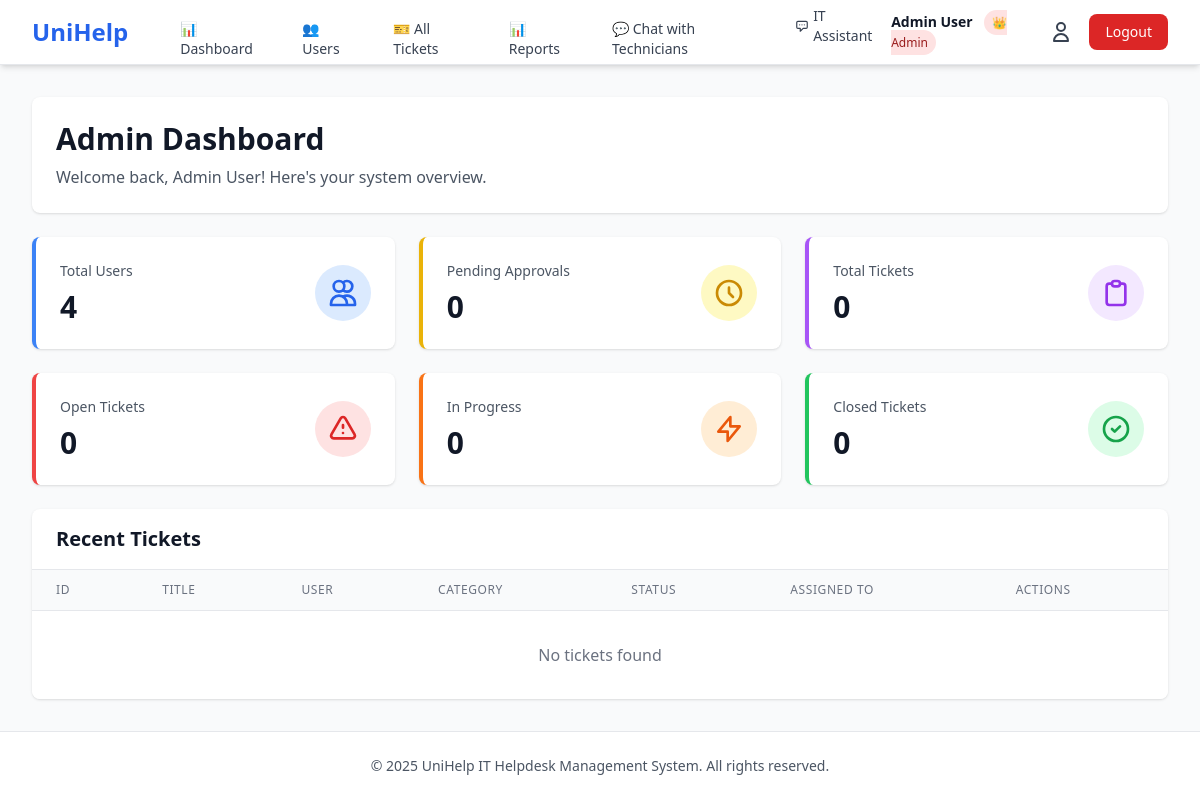
The app's page /admin/dashboard (signed in), older data.
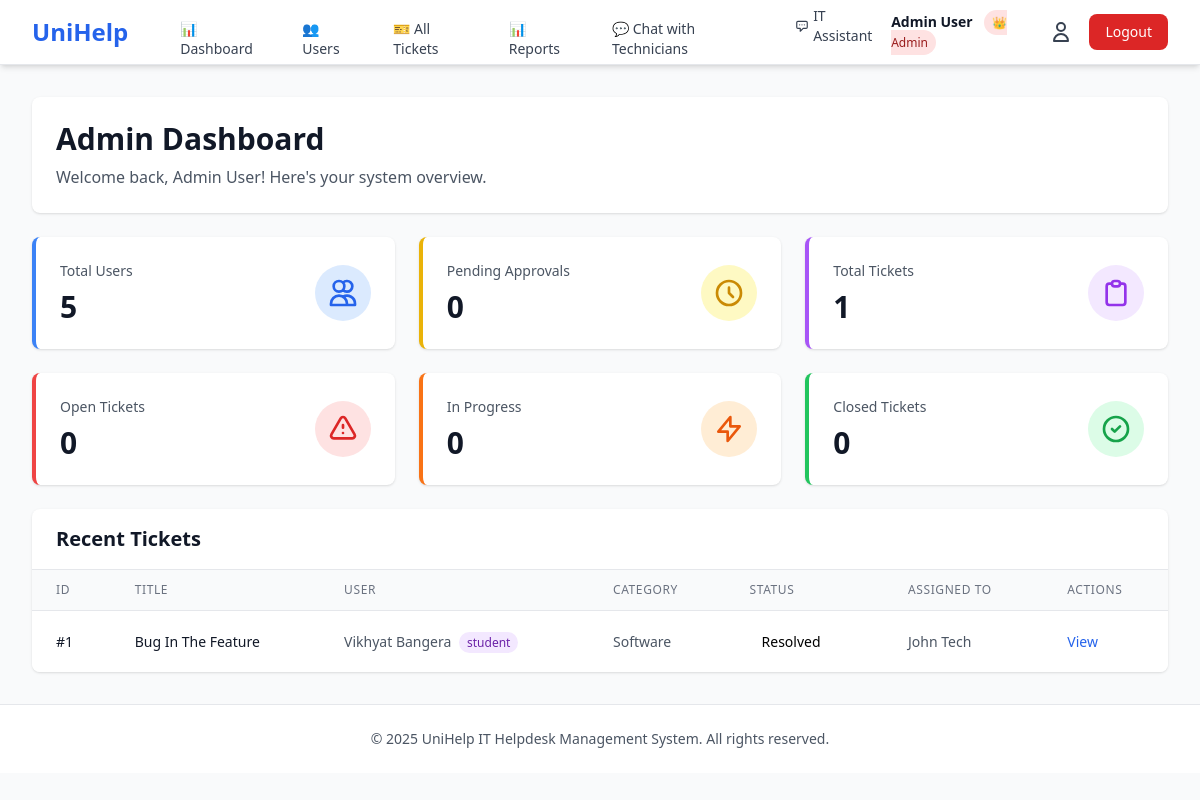
The same page, newer data.
### tables this page shows
CREATE TABLE ticket (
            ticketid INTEGER PRIMARY KEY AUTOINCREMENT,
            title VARCHAR(200) NOT NULL,
            description TEXT NOT NULL,
            category VARCHAR(50) NOT NULL,
            priority VARCHAR(20) DEFAULT 'Medium' CHECK(priority IN ('Low', 'Medium', 'High', 'Urgent')),
            status VARCHAR(30) DEFAULT 'Open' CHECK(status IN ('Open', 'In Progress', 'Pending', 'Resolved', 'Closed', 'Reopened')),
            filepath VARCHAR(255),
            createdat TIMESTAMP DEFAULT CURRENT_TIMESTAMP,
            updatedat TIMESTAMP DEFAULT CURRENT_TIMESTAMP,
            resolvedat TIMESTAMP,
            userid INTEGER NOT NULL,
            assignedto INTEGER,
            resolvedby INTEGER,
            time_spent_hours REAL DEFAULT 0,
            resolution_notes TEXT,
            satisfaction_rating INTEGER CHECK(satisfaction_rating >= 1 AND satisfaction_rating <= 5),
            FOREIGN KEY (userid) REFERENCES user(userid) ON DELETE CASCADE,
            FOREIGN KEY (assignedto) REFERENCES user(userid) ON DELETE SET NULL,
            FOREIGN KEY (resolvedby) REFERENCES user(userid) ON DELETE SET NULL
        );

CREATE TABLE user (
            userid INTEGER PRIMARY KEY AUTOINCREMENT,
            name VARCHAR(100) NOT NULL,
            email VARCHAR(100) UNIQUE NOT NULL,
            passwordhash VARCHAR(255) NOT NULL,
            role VARCHAR(20) NOT NULL CHECK(role IN ('admin', 'staff', 'technician', 'student')),
            isapproved BOOLEAN DEFAULT 0,
            created_at TIMESTAMP DEFAULT CURRENT_TIMESTAMP
        );

### app.py (the view)
@app.route('/admin/dashboard')
@login_required
@role_required(['admin'])
def admin_dashboard():
    conn = get_db_connection()
    total_users = conn.execute('SELECT COUNT(*) as count FROM user').fetchone()['count']
    pending_approvals = conn.execute('SELECT COUNT(*) as count FROM user WHERE isapproved = 0').fetchone()['count']
    total_tickets = conn.execute('SELECT COUNT(*) as count FROM ticket').fetchone()['count']
    open_tickets = conn.execute('SELECT COUNT(*) as count FROM ticket WHERE status = "Open"').fetchone()['count']
    in_progress = conn.execute('SELECT COUNT(*) as count FROM ticket WHERE status = "In Progress"').fetchone()['count']
    closed_tickets = conn.execute('SELECT COUNT(*) as count FROM ticket WHERE status = "Closed"').fetchone()['count']
    recent_tickets = conn.execute('''
        SELECT t.*, u.name as user_name, u.role as user_role, tech.name as technician_name
        FROM ticket t
        JOIN user u ON t.userid = u.userid
        LEFT JOIN user tech ON t.assignedto = tech.userid
        ORDER BY t.createdat DESC
        LIMIT 10
    ''').fetchall()
    conn.close()
    stats = {
        'total_users': total_users,
        'pending_approvals': pending_approvals,
        'total_tickets': total_tickets,
        'open_tickets': open_tickets,
        'in_progress': in_progress,
        'closed_tickets': closed_tickets
    }
    return render_template('admin/dashboard.html', stats=stats, recent_tickets=recent_tickets)

### app.py (called while the page is built)
def get_db_connection():
    conn = sqlite3.connect('unihelp.db')
    conn.row_factory = sqlite3.Row
    return conn

def login_required(f):
    @wraps(f)
    def decorated_function(*args, **kwargs):
        if 'user_id' not in session:
            flash('Please log in to access this page', 'error')
            return redirect(url_for('login'))
        return f(*args, **kwargs)
    return decorated_function

def role_required(roles):
    def decorator(f):
        @wraps(f)
        def decorated_function(*args, **kwargs):
            if 'role' not in session or session['role'] not in roles:
                flash('Access denied. Insufficient permissions.', 'error')
                return redirect(url_for('dashboard'))
            return f(*args, **kwargs)
        return decorated_function
    return decorator

### templates/admin/dashboard.html (shortened to what the changed rows need)
{% extends "base.html" %}
{% block content %}
<div class="space-y-6">
    <div class="bg-white rounded-lg shadow p-6">
        <h1 class="text-3xl font-bold text-gray-900">Admin Dashboard</h1>
    </div>
    <div class="grid grid-cols-1 md:grid-cols-2 lg:grid-cols-3 gap-6">
        <div class="bg-white rounded-lg shadow p-6 border-l-4 border-blue-500">
            <div class="flex items-center justify-between">
                <div>
                    <p class="text-sm font-medium text-gray-600">Total Users</p>
                    <p class="text-3xl font-bold text-gray-900 mt-2">{{ stats.total_users }}</p>
                </div>
            </div>
        </div>
        <div class="bg-white rounded-lg shadow p-6 border-l-4 border-purple-500">
            <div class="flex items-center justify-between">
                <div>
                    <p class="text-sm font-medium text-gray-600">Total Tickets</p>
                    <p class="text-3xl font-bold text-gray-900 mt-2">{{ stats.total_tickets }}</p>
                </div>
            </div>
        </div>
    </div>
    <div class="bg-white rounded-lg shadow overflow-hidden">
        <div class="px-6 py-4 border-b border-gray-200">
            <h2 class="text-xl font-semibold text-gray-900">Recent Tickets</h2>
        </div>
        <div class="overflow-x-auto">
            <table class="min-w-full divide-y divide-gray-200">
                <thead class="bg-gray-50">
                    <tr>
                        <th class="px-6 py-3 text-left text-xs font-medium text-gray-500 uppercase tracking-wider">ID</th>
                        <th class="px-6 py-3 text-left text-xs font-medium text-gray-500 uppercase tracking-wider">Title</th>
                        <th class="px-6 py-3 text-left text-xs font-medium text-gray-500 uppercase tracking-wider">User</th>
                        <th class="px-6 py-3 text-left text-xs font-medium text-gray-500 uppercase tracking-wider">Category</th>
                        <th class="px-6 py-3 text-left text-xs font-medium text-gray-500 uppercase tracking-wider">Status</th>
                        <th class="px-6 py-3 text-left text-xs font-medium text-gray-500 uppercase tracking-wider">Assigned To</th>
                        <th class="px-6 py-3 text-left text-xs font-medium text-gray-500 uppercase tracking-wider">Actions</th>
                    </tr>
                </thead>
                <tbody class="bg-white divide-y divide-gray-200">
                    {% for ticket in recent_tickets %}
                    <tr class="hover:bg-gray-50">
                        <td class="px-6 py-4 whitespace-nowrap text-sm font-medium text-gray-900">#{{ ticket.ticketid }}</td>
                        <td class="px-6 py-4 text-sm text-gray-900">{{ ticket.title }}</td>
                        <td class="px-6 py-4 whitespace-nowrap text-sm text-gray-600">
                            {{ ticket.user_name }}
                            <span class="ml-1 px-2 py-0.5 text-xs rounded-full {% if ticket.user_role == 'staff' %}bg-blue-100 text-blue-800{% else %}bg-purple-100 text-purple-800{% endif %}">
                                {{ ticket.user_role }}
                            </span>
                        </td>
                        <td class="px-6 py-4 whitespace-nowrap text-sm text-gray-600">{{ ticket.category }}</td>
                        <td class="px-6 py-4 whitespace-nowrap">
                            <span class="status-badge status-{{ ticket.status.lower().replace(' ', '-') }}">
                                {{ ticket.status }}
                            </span>
                        </td>
                        <td class="px-6 py-4 whitespace-nowrap text-sm text-gray-600">
                            {{ ticket.technician_name or 'Unassigned' }}
                        </td>
                        <td class="px-6 py-4 whitespace-nowrap text-sm">
                            <a href="{{ url_for('view_ticket', ticket_id=ticket.ticketid) }}"
                               class="text-primary hover:text-blue-700 font-medium">View</a>
                        </td>
                    </tr>
                    {% else %}
                    <tr>
                        <td colspan="7" class="px-6 py-8 text-center text-gray-500">No tickets found</td>
                    </tr>
                    {% endfor %}
                </tbody>
            </table>
        </div>
    </div>
</div>
{% endblock %}

Row changes from the older to the newer data that the page shows:
added ticket: ticketid "1", title "Bug In The Feature", user_name "Vikhyat Bangera", user_role "student", category "Software", status "Resolved", name "John Tech"
Text that changed along with them:
{{ stats.total_users }}: "4" → "5"
{{ stats.total_tickets }}: "0" → "1"
text no longer shown: "No tickets found"
